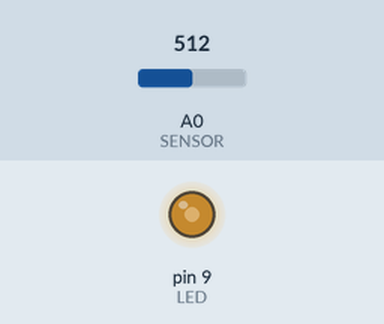
Recording of a sketch running on a simulated Arduino Uno, built with avr-gcc and run on an emulated ATmega328P. Shown: output pins drawn as LEDs (lit = HIGH). The test bench sets the inputs (shaded band); at power-on: A0 (SENSOR) = 512.

Above: at 1.2 s.
1.3 s: A0 (SENSOR) set to 716
At 2.1 s:
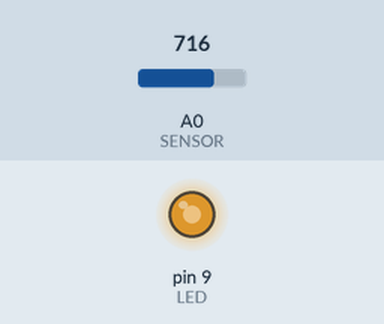
2.8 s: A0 (SENSOR) set to 900
At 3.2 s:
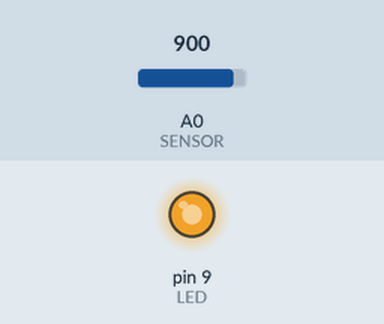
4.3 s: A0 (SENSOR) set to 122
At 5.5 s:
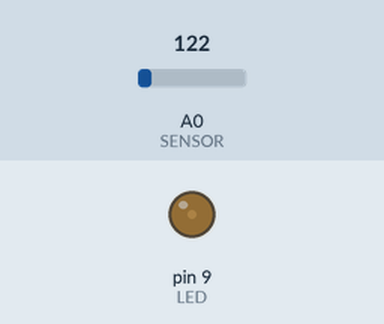
5.8 s: A0 (SENSOR) set to 0
At 6.7 s:
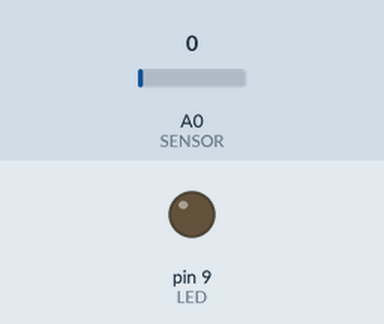
7.3 s: A0 (SENSOR) set to 511
At 7.8 s:
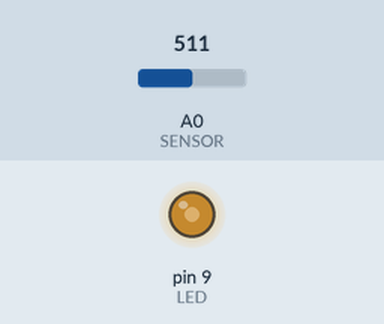
Timing chart, 0 to 9.8 s (numbered marks = the images above; inputs shaded):
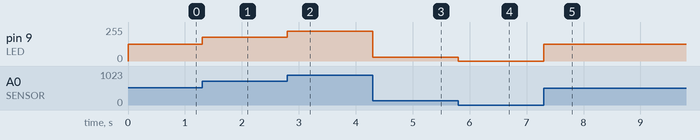

The sketch:

photoresistor08.ino
```cpp
const int SENSOR = 0;
const int LED = 9;
int lightLevel, high = 0, low = 1023;

void setup() {
  pinMode(LED, OUTPUT);
}

void loop() {
  lightLevel = analogRead(SENSOR); // analogRead returns values from 0 to 1023
  lightLevel = map(lightLevel, 0, 1023, 0, 255);
  lightLevel = constrain(lightLevel, 0, 255);
  analogWrite(LED, lightLevel); // analogWrite expects values from 0 to 255
}
```

Measured:
- after the input at 1.3 s, pin 9 (LED): 127/255 → 178/255 at once
- after the input at 2.8 s, pin 9 (LED): 178/255 → 224/255 at once
- after the input at 4.3 s, pin 9 (LED): 224/255 → 30/255 at once
- after the input at 5.8 s, pin 9 (LED): 30/255 → 0/255 at once
- after the input at 7.3 s, pin 9 (LED): 0/255 → 127/255 at once
